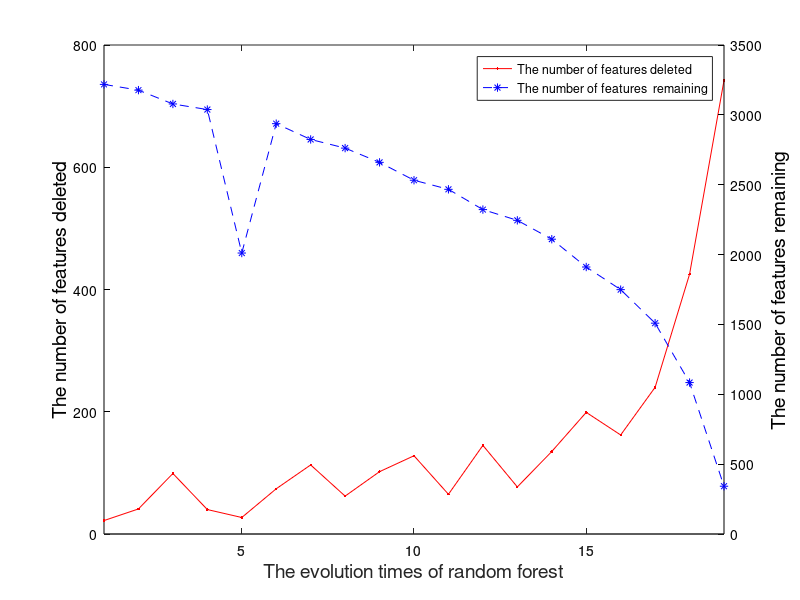

MATLAB code for this plot:
x = [1:19];
y = [22, 41, 99, 40, 27, 74, 113, 62, 102, 128, 65,...
     145, 77, 135, 199, 162, 240, 425, 742];
z = [3218, 3177, 3078, 3038, 2011, 2937, 2824, 2762, 2660,...
     2532, 2467, 2322, 2245, 2110, 1911, 1749, 1509, 1084, 342];
figure
[hx, ax1, ax2] = plotyy(x, y, x, z);
xlabel('The evolution times of random forest', 'fontsize', 14)
ylabel(hx(1), 'The number of features deleted', 'fontsize', 14)
ylabel(hx(2), 'The number of features remaining', 'fontsize', 14)
set(hx(1), 'ycolor', 'k')
set(hx(2), 'ycolor', 'k')
set(ax1, 'lineStyle', '-', 'color', 'r', 'Marker', '.')
set(ax2, 'lineStyle', '--', 'color', 'b', 'Marker', '*')
legend([ax1, ax2], {'The number of features deleted', 'The number of features  remaining'})